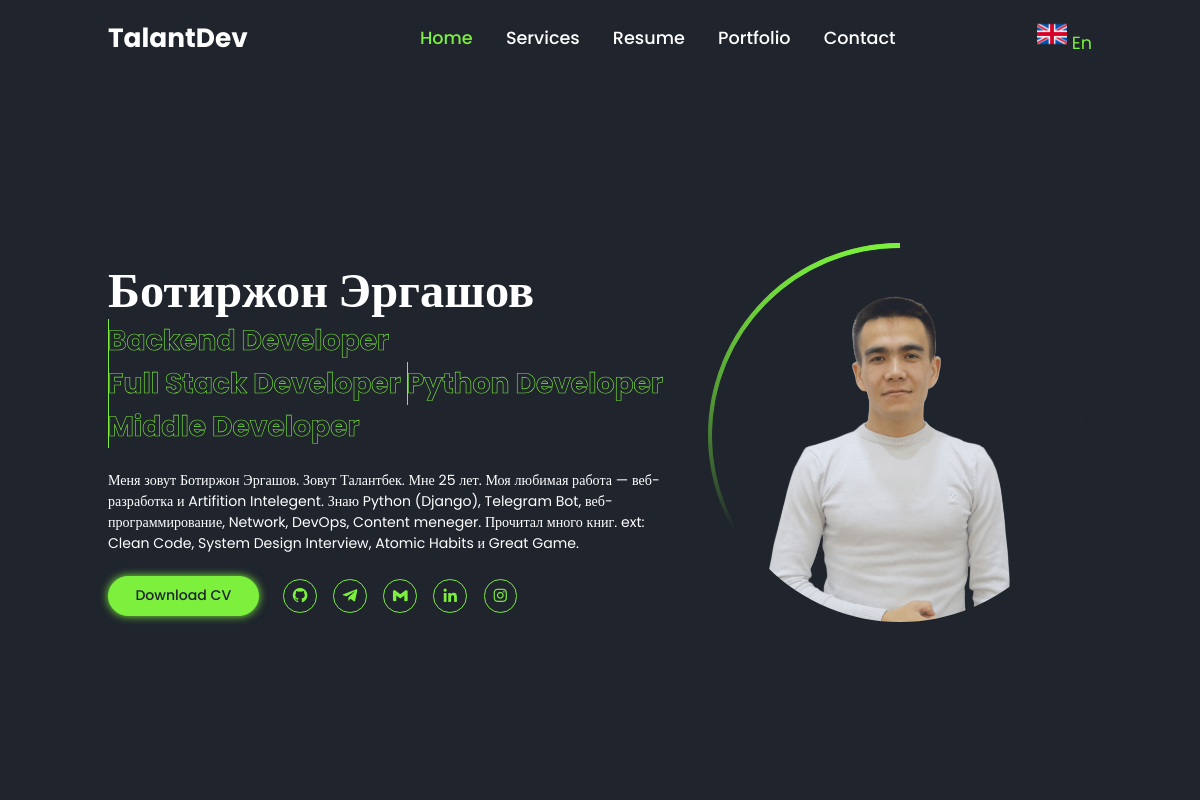
The page /en/ on the database its author committed.
### main/models.py (models this page shows, shortened)
class Language(models.Model):
    base = models.CharField(max_length=20)
    base_url = models.CharField(max_length=20)
    base_img = models.ImageField(upload_to='images/', null=True)
    first = models.CharField(max_length=20)
    first_url = models.CharField(max_length=20)
    first_img = models.ImageField(upload_to='images/', null=True)
    second = models.CharField(max_length=20)
    second_url = models.CharField(max_length=20)
    second_img = models.ImageField(upload_to='images/', null=True)
    create_at = models.DateTimeField(auto_now_add=True)
    update_at = models.DateTimeField(auto_now=True)

class About(models.Model):
    full_name = models.CharField(max_length=100, verbose_name="Full name")  # Multilanguage
    content = RichTextUploadingField(verbose_name='Content')  # Multilanguage
    cv_file = models.FileField(upload_to='./cvfile/')
    image = models.ImageField(upload_to='./image/')
    create_at = models.DateTimeField(auto_now_add=True)
    update_at = models.DateTimeField(auto_now=True)

### main/views.py (the view)
# urls.py: path('', views.welcome, name='welcome'),
def welcome(request):
    about = About.objects.first()
    language = get_languages()
    context = {
        'about': about,
        'language': language,
    }
    return render(request, 'index.html', context)

### main/function.py (called while the page is built)
def get_languages():
    return Language.objects.first()

### templates/index.html (shortened to what this page needs)
<!doctype html>
{% load static %}
{% load i18n %}
<html lang="en">
<head>
    <link href='https://unpkg.com/boxicons@2.1.4/css/boxicons.min.css' rel='stylesheet'>
    <link rel="stylesheet" href="{% static 'style/style.css' %}">
</head>
<body>
<header class="active">
    <a href="{% url 'main:welcome' %}" class="logo">{% trans "TalantDev" %}</a>
    <nav>
        <a href="{% url 'main:welcome' %}" class="active">{% trans "Home" %}</a>
        <a href="{% url 'main:services' %}">{% trans "Services" %}</a>
        <a href="{% url 'main:resume' %}">{% trans "Resume" %}</a>
        <a href="{% url 'main:portfolio' %}">{% trans "Portfolio" %}</a>
        <a href="{% url 'main:contact' %}">{% trans "Contact" %}</a>
    </nav>
    <div class="dropdowns">
        <span id="lang">
            <img src="{{ language.base_img.url }}" alt="" width="30">
            {{ language.base }}
        </span>
    </div>
</header>
<div class="bars-box active">
    <div class="bar" style="--i:6;"></div>
    <div class="bar" style="--i:5;"></div>
    <div class="bar" style="--i:4;"></div>
    <div class="bar" style="--i:3;"></div>
    <div class="bar" style="--i:1;"></div>
</div>
<section class="home active">
    <div class="home-detail">
        <h1>
            {{ about.full_name }}
        </h1>
        <h2>
            <span style="--i:4" data-text="Backend Developer">
            </span>
            <span style="--i:3" data-text="Full Stack Developer">
            </span>
            <span style="--i:2" data-text="Python Developer">
            </span>
            <span style="--i:1" data-text="Middle Developer">
            </span>
        </h2>
        <p>
            {{ about.content|safe }}
        </p>
        <div class="btn-sci">
            <a href="{{ about.cv_file.url }}" class="btn">
                {% trans "Downoad CV" %}
            </a>
            <div class="sci">
                <a href="https://github.com/TalantDeveloper">
                    <i class='bx bxl-github'></i>
                </a>
                <a href="https://t.me/Talantbek001">
                    <i class='bx bxl-telegram'></i>
                </a>
                <a href="mailto:ergashovbotirjon4@gmail.com">
                    <i class='bx bxl-gmail'></i>
                </a>
                <a href="https://www.linkedin.com/in/botirjon-ergashov-919a67258/">
                    <i class='bx bxl-linkedin'></i>
                </a>
                <a href="https://www.instagram.com/botirjon642/">
                    <i class='bx bxl-instagram'></i>
                </a>
            </div>
        </div>
    </div>
    <div class="home-img">
        <div class="img-box">
            <div class="img-item">
                <img src="{{ about.image.url }}" alt="">
            </div>
        </div>
    </div>
</section>
</body>
</html>

### static/style/style.css (style rules this page uses)
* { margin: 0; padding: 0; box-sizing: border-box; text-decoration: none; border: none; outline: none; font-family: "Poppins", "sans-serif"; }
:root { --bg-color: #1f242d; --second-bg-color: #323946; --main-color: #7cf03d; --white-color: #fff; --disabled-color: #fff3; }
html { font-size: 62.5%; }
body { color: var(--white-color); }
header { position: fixed; top: 0; left: 0; width: 100%; padding: 2rem 9%; background: var(--bg-color); display: flex; justify-content: space-between; align-items: center; z-index: 100; visibility: hidden; opacity: 0; }
header.active { animation: show-header 1.5s linear forwards; animation-delay: 1.2s; }
.logo { font-size: 3rem; color: var(--white-color); font-weight: 700; }
nav a { font-size: 2rem; color: var(--white-color); font-weight: 500; margin-left: 3.5rem; transition: 0.5s; }
nav a:hover, nav a.active { color: var(--main-color); }
.dropdowns { position: relative; display: inline-block; font-size: 2rem; }
.bars-box { position: absolute; width: 100%; height: 100%; display: flex; }
.bars-box .bar { width: 100%; height: 100%; background: var(--bg-color); animation: hide-bars 0.5s ease-in-out both; animation-delay: calc(0.1s * var(--i)); }
.bars-box.active .bar { animation: show-bars 0.5s ease-in-out both; animation-delay: calc(0.1s * var(--i)); }
section { position: absolute; width: 100%; height: 100%; padding: 10rem 9% 2rem; visibility: hidden; opacity: 0; overflow: hidden; }
section.active { animation: show-content 1.5s linear forwards; animation-delay: 1.6s; }
.home { display: flex; align-items: center; gap: 5rem; }
.home-detail h1 { font-size: clamp(3.5rem, 10vw, 5.5rem); }
.home-detail h2 { display: inline-block; font-size: 3.2rem; margin-top: -1rem; }
.home-detail h2 span { position: relative; display: inline-block; color: transparent; -webkit-text-stroke: 0.07rem var(--main-color); animation: display-text 16s linear infinite; animation-delay: calc(-4s * var(--i)); }
.home-detail h2 span::before { content: attr(data-text); position: absolute; width: 0; border-right: 0.2rem solid var(--main-color); color: var(--main-color); white-space: nowrap; overflow: hidden; animation: fill-text 4s linear infinite; }
.home-detail p { font-size: 1.6rem; margin: 1rem 0 2.5rem; }
.home-detail .btn-sci { display: flex; align-items: center; }
.btn { display: inline-block; padding: 1rem 3rem; background: var(--main-color); border: 0.2rem solid var(--main-color); border-radius: 4rem; box-shadow: 0 0 1rem var(--main-color); font-size: 1.6rem; color: var(--bg-color); font-weight: 500; }
.home-detail .btn-sci .sci { margin-left: 2rem; }
.home-detail .btn-sci .sci a { display: inline-flex; padding: 0.8rem; border: 0.2rem solid var(--main-color); border-radius: 50%; font-size: 2rem; color: var(--main-color); margin: 0 0.8rem; transition: 0.5s; }
.home-img .img-box { position: relative; width: 32vw; height: 32vw; border-radius: 50%; padding: 0.5rem; display: flex; justify-content: center; align-items: center; overflow: hidden; }
.home-img .img-box::before, .home-img .img-box::after { content: ""; position: absolute; width: 50rem; height: 50rem; background: conic-gradient( transparent, transparent, transparent, var(--main-color) ); transform: rotate(0deg); animation: rotate-border 10s linear infinite; }
.home-img .img-box::after { animation-delay: -5s; }
.home-img .img-box .img-item { position: relative; width: 100%; height: 100%; background: var(--bg-color); border-radius: 50%; border: 0.01rem solid var(--bg-color); display: flex; justify-content: center; z-index: 1; overflow: hidden; }
.home-img .img-box .img-item img { position: absolute; top: 3rem; display: block; width: 85%; object-fit: cover; mix-blend-mode: lighten; }
.dropdowns span { color: var(--main-color); }
@media screen and (max-width: 1200px) { html { font-size: 55%; } }

### rows shown on the page
Language: base_img (picture), base "En"
About: full_name "Ботиржон Эргашов", content "Меня зовут Ботиржон Эргашов. Зовут Талантбек. Мне 25 лет. Моя любимая работа — веб-разработка и Artifition Intelegent. Знаю Python (Django), Telegram Bot, веб-программирование, Network, DevOps, Content meneger. Прочитал много книг. ext: Clean Code, System Design Interview, Atomic Habits и Great Game.", image (picture)
